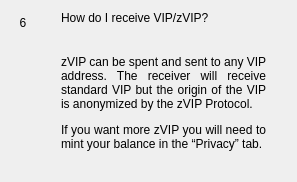
                  <widget class="QWidget" name="widgetFaq6" native="true">
                   <layout class="QHBoxLayout" name="horizontalpage_6" stretch="0,1">
                    <item alignment="Qt::AlignTop">
                     <widget class="QLabel" name="labelNumber6">
                      <property name="minimumSize">
                       <size>
                        <width>24</width>
                        <height>24</height>
                       </size>
                      </property>
                      <property name="maximumSize">
                       <size>
                        <width>16777215</width>
                        <height>24</height>
                       </size>
                      </property>
                      <property name="text">
                       <string>6</string>
                      </property>
                      <property name="alignment">
                       <set>Qt::AlignCenter</set>
                      </property>
                     </widget>
                    </item>
                    <item>
                     <layout class="QVBoxLayout" name="verticalLayoutpage_6">
                      <property name="spacing">
                       <number>0</number>
                      </property>
                      <property name="leftMargin">
                       <number>20</number>
                      </property>
                      <property name="rightMargin">
                       <number>20</number>
                      </property>
                      <item>
                       <widget class="QLabel" name="labelSubtitle6">
                        <property name="text">
                         <string>How do I receive VIP/zVIP?</string>
                        </property>
                        <property name="wordWrap">
                         <bool>true</bool>
                        </property>
                       </widget>
                      </item>
                      <item>
                       <spacer name="verticalSpacer_60">
                        <property name="orientation">
                         <enum>Qt::Vertical</enum>
                        </property>
                        <property name="sizeType">
                         <enum>QSizePolicy::Fixed</enum>
                        </property>
                        <property name="sizeHint" stdset="0">
                         <size>
                          <width>20</width>
                          <height>30</height>
                         </size>
                        </property>
                       </spacer>
                      </item>
                      <item>
                       <widget class="QLabel" name="labelContent6">
                        <property name="text">
                         <string>
                           &lt;html&gt;&lt;head/&gt;&lt;body&gt;&lt;p align=&quot;justify&quot;&gt;
                           zVIP can be spent and sent to any VIP address. The receiver will
                           receive standard VIP but the origin of the VIP is anonymized by the zVIP Protocol.
                           &lt;/p&gt;&lt;p align=&quot;justify&quot;&gt;
                           If you want more zVIP you will need to mint your balance in the “Privacy” tab.
                           &lt;/p&gt;&lt;/body&gt;&lt;/html&gt;
                         </string>
                        </property>
                        <property name="alignment">
                         <set>Qt::AlignLeading|Qt::AlignLeft|Qt::AlignTop</set>
                        </property>
                        <property name="wordWrap">
                         <bool>true</bool>
                        </property>
                       </widget>
                      </item>
                      <item>
                       <spacer name="verticalSpacer_61">
                        <property name="orientation">
                         <enum>Qt::Vertical</enum>
                        </property>
                        <property name="sizeHint" stdset="0">
                         <size>
                          <width>20</width>
                          <height>20</height>
                         </size>
                        </property>
                       </spacer>
                      </item>
                     </layout>
                    </item>
                   </layout>
                  </widget>
